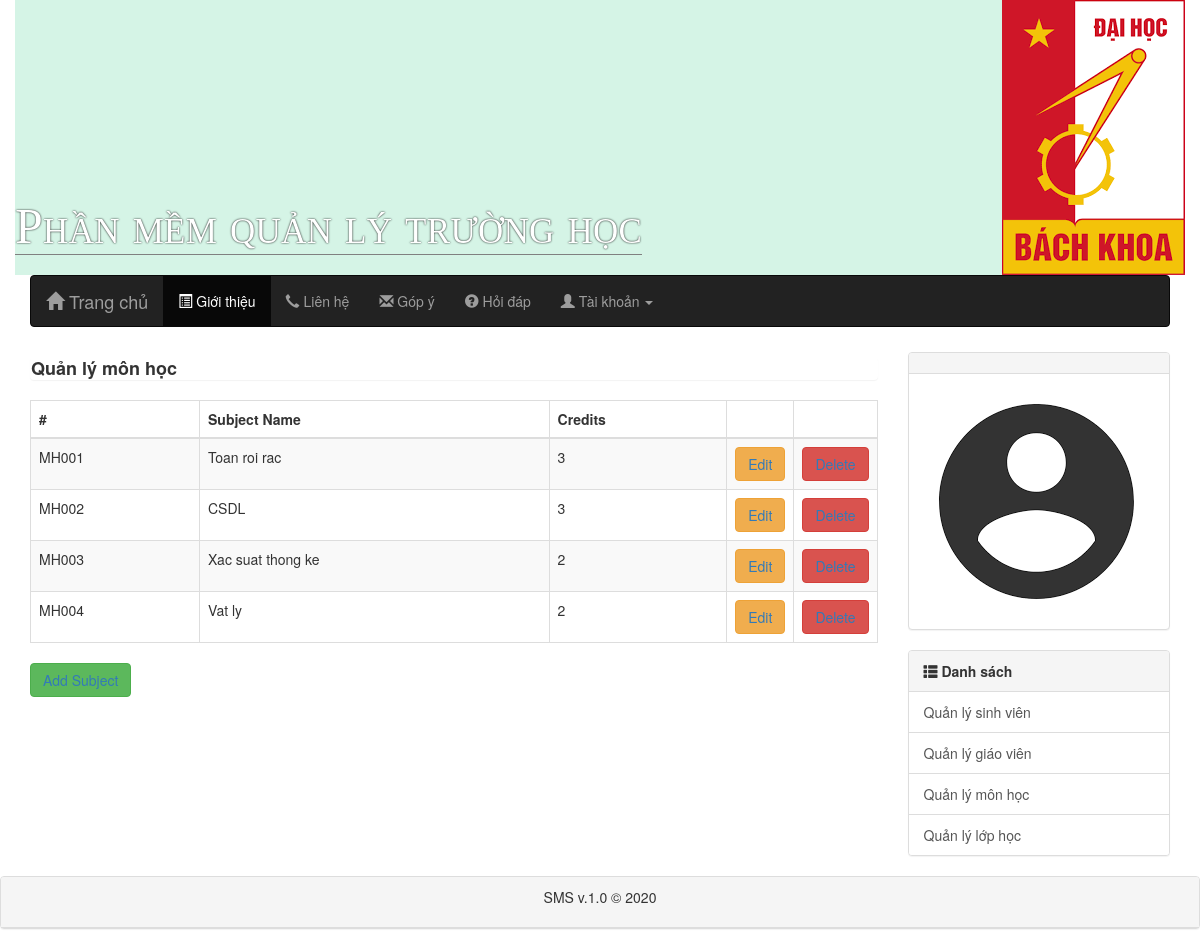
/subject/showSubjects.php, run on the app's committed database.
### tables this page shows
create table monhoc(
	mamh varchar(20) not null,
	tenmh varchar(50) not null,
	tinchi int not null check (tinchi > 0),
	primary key(mamh)
);

### dbhelp.php (called while the page is built, shortened)
<?php
	function executeResult($sql) {
		$conn = mysqli_connect(HOST,USERNAME,PASSWORD,DATABASE);
		$res = mysqli_query($conn,$sql);
		$list = [];
		while($row = mysqli_fetch_array($res, 1)) {
			$list[] = $row;
		}
		return $list;
	}

### subject/showSubjects.php (the view, shortened to what this page needs)
<?php
require_once('../dbhelp.php');
?>
<!DOCTYPE html>
<html lang="en">
<head>
 <link rel="stylesheet" href="https://maxcdn.bootstrapcdn.com/bootstrap/3.3.7/css/bootstrap.min.css">
</head>
<body>
  <div class="container" style = "height: auto">
   <header class="row">
    <div class = "shopping-mall">
     <h1>Phần mềm quản lý trường học</h1>
   </div>
   <img class = "pull-right" src="../image/hust.png"/>
 </header>
 <nav class="navbar navbar-inverse">
  <div class="container-fluid">
    <div class="navbar-header">
      <a class="navbar-brand" href="../layout.php">
        <span class="glyphicon glyphicon-home"></span> Trang chủ
      </a>
    </div>
    <ul class="nav navbar-nav">
      <li class="active">
        <a href="#">
          <span class="glyphicon glyphicon-list-alt"></span> Giới thiệu
        </a>
      </li>
      <li>
        <a href="#">
          <span class="glyphicon glyphicon-earphone"></span> Liên hệ
        </a>
      </li>
      <li>
        <a href="#">
          <span class="glyphicon glyphicon-envelope"></span> Góp ý
        </a>
      </li>
      <li>
        <a href="#">
          <span class="glyphicon glyphicon-question-sign"></span> Hỏi đáp
        </a>
      </li>
      <li class="dropdown">
        <a href="#" class="dropdown-toggle" data-toggle="dropdown" role="button" aria-haspopup="true" aria-expanded="false">
          <span class="glyphicon glyphicon-user"></span> Tài khoản <span class="caret"></span>
        </a>
      </li>
    </ul>
  </div>
</div>
<div class="container" style = "height: auto">
  <div class = "row">
    <article class="col-sm-9">
      <div>
        <h4 class = "panel">
          <b>
            Quản lý môn học
          </b>
        </h4>
      </div>
      <table class="table table-bordered table-striped">
        <thead class = "table-dark">
          <tr>
            <th>#</th>
            <th>Subject Name</th>
            <th>Credits</th>
            <th width="60px"></th>
            <th width="60px"></th>
          </tr>
        </thead>
        <tbody>
          <?php
          $sql = "select * from monhoc";
          $stuList = executeResult($sql);
          foreach($stuList as $i) {
            echo "<tr>";
            echo "<td>".$i['mamh']."</td>";
            echo "<td>".$i['tenmh']."</td>";
            echo "<td>".$i['tinchi']."</td>";
            echo "<td><button class='btn btn-warning'>
            <a href='./editSubject.php?id=".$i['mamh']."'>
            Edit
            </a>
            </button></td>";
            echo "<td><button class='btn btn-danger'>
            <a href='./deleteSubject.php?id=".$i['mamh']."'>
            Delete
            </a>
            </button></td>";
            echo "</tr>";
          }
          ?>
        </tbody>
      </table>
      <button class="btn btn-success">
        <a href="./addSubject.php">
          Add Subject
        </a>
      </button>
    </article>
    <aside class="col-sm-3">
      <div class = "poly-cart">
        <div class="panel panel-default">
          <div class = "panel-heading">
          </div>
          <div class="panel-body">
            <img src="../image/account.png"/>
          </div>
        </div>
      </div>
      <div class="panel panel-default">
        <div class="panel-heading">
          <span class = "glyphicon glyphicon-th-list"></span>
          <strong>Danh sách</strong>
        </div>
        <div class="list-group">
          <a href="../student/showStudents.php" class="list-group-item">Quản lý sinh viên</a>
          <a href="../teacher/showTeachers.php" class="list-group-item">Quản lý giáo viên</a>
          <a href="./showSubjects.php" class="list-group-item">Quản lý môn học</a>
          <a href="../class/showClasses.php" class="list-group-item">Quản lý lớp học</a>
        </div>
      </div>
    </aside>
  </div>
</div>
<footer class="panel panel-default">
 <div class = "panel-heading text-center">
   <p>SMS v.1.0 &copy; 2020</p>
 </div>
</footer>
</body>
</html>

### subject/showSubjects.php (style rules this page uses)
header { position: relative; background-color: #d5f4e6; }
.shopping-mall { position: absolute; bottom: 20px; font-variant: small-caps; }
.shopping-mall>h1 { font-family: Times New Roman; font-size: 50px; color: white; letter-spacing: 0.3px; text-shadow: 0 0 2px black; padding-bottom: 0px; border-bottom: 1px solid gray; margin: 0px; }
.poly-cart { margin-top: 5px; }

### data on the page
monhoc: mamh "MH001", tenmh "Toan roi rac", tinchi "3"
monhoc: mamh "MH002", tenmh "CSDL", tinchi "3"
monhoc: mamh "MH003", tenmh "Xac suat thong ke", tinchi "2"
monhoc: mamh "MH004", tenmh "Vat ly", tinchi "2"
